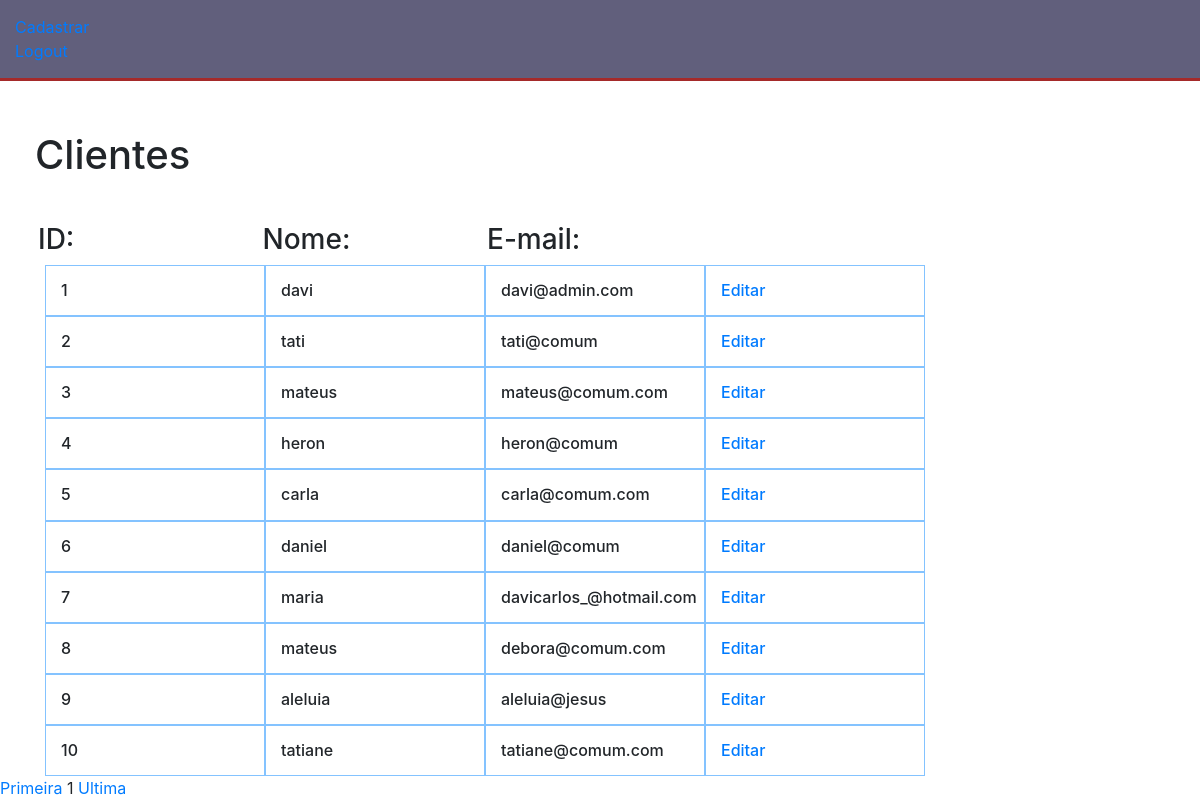
The page /admin.php (signed in) on the database its author committed.
### tables this page shows
CREATE TABLE `usuarios` (
  `id` int(11) NOT NULL,
  `nome` varchar(220) NOT NULL,
  `email` varchar(220) NOT NULL,
  `created` datetime NOT NULL,
  `modified` datetime DEFAULT NULL,
  `senha` varchar(40) NOT NULL
);

### admin.php (the view, shortened to what this page needs)
<?php
include_once("conexao.php");
?>
<!DOCTYPE html>
<html lang="pt-br">
	<head>
		<link rel="stylesheet" href="https://stackpath.bootstrapcdn.com/bootstrap/4.5.2/css/bootstrap.min.css">
		<link rel="stylesheet" href="css/style.css">
	</head>
	<body>
		<header>
			<a style="margin-top:30px"href="cadastrar.php">Cadastrar</a><br>
			<a href="index.php">Logout</a><br>
		</header>
		<h1>Clientes</h1><br>
			<table style="margin-left: 200px;">
					<div class="tr">
						<h3><?php echo "ID: " ;?></h3>
						<h3><?php echo "Nome: ";?></h3>
						<h3><?php echo "E-mail: ";?></h3>
					</div>
			</table>
		<?php
		$pagina_atual = filter_input(INPUT_GET,'pagina', FILTER_SANITIZE_NUMBER_INT);
		$pagina = (!empty($pagina_atual)) ? $pagina_atual : 1;
		$qnt_result_pg = 10;
		$inicio = ($qnt_result_pg * $pagina) - $qnt_result_pg;
		$sql = "SELECT * FROM usuarios LIMIT $inicio, $qnt_result_pg";
		$resultado = mysqli_query($connect, $sql);
		while($dados = mysqli_fetch_assoc($resultado)){?>
		<div class="container">
			<table>
				<tr >
					<h6><?php echo  $dados['id'];?></h6>
					<h6><?php echo  $dados['nome'];?></h6>
					<h6><?php echo   $dados['email'];?></h6>
					<h6 ><?php echo "<a href='editar.php?id=" . $dados['id'] . "'>Editar</a>";?></h6>
				</tr>
			</table>
		</div>
		<?php
		}
		$result_pg = "SELECT COUNT(id) AS num_result FROM usuarios";
		$resultado_pg = mysqli_query($connect, $result_pg);
		$row_pg = mysqli_fetch_assoc($resultado_pg);
		$quantidade_pg = ceil($row_pg['num_result'] / $qnt_result_pg);
		echo "<a href='admin.php?pagina=1'>Primeira</a> ";
		echo "$pagina ";
		echo "<a href='admin.php?pagina=$quantidade_pg'>Ultima</a>";
		?>
	</body>
</html>

### css/style.css (style rules this page uses)
h1 { margin-left: 35px; margin-top: 50px; padding-bottom: 20px; }
h3 { display: inline-block; width: 220px; margin-top: -40px; }
h6 { margin: 0 auto; display: inline-block; border: 1px solid rgb(132, 195, 255); width: 220px; padding: 15px; }
.tr { width: 700px; margin-left: 38px; }
header { background-color: rgb(97, 95, 124); padding: 15px; border-bottom-style: solid; border-color: brown; }

### rows shown on the page
usuarios: id "1", nome "davi", email "davi@admin.com"
usuarios: id "2", nome "tati", email "tati@comum"
usuarios: id "3", nome "mateus", email "mateus@comum.com"
usuarios: id "4", nome "heron", email "heron@comum"
usuarios: id "5", nome "carla", email "carla@comum.com"
usuarios: id "6", nome "daniel", email "daniel@comum"
usuarios: id "7", nome "maria", email "davicarlos_@hotmail.com"
usuarios: id "8", nome "mateus", email "debora@comum.com"
usuarios: id "9", nome "aleluia", email "aleluia@jesus"
usuarios: id "10", nome "tatiane", email "tatiane@comum.com"

### other values the page prints
$pagina "1"
